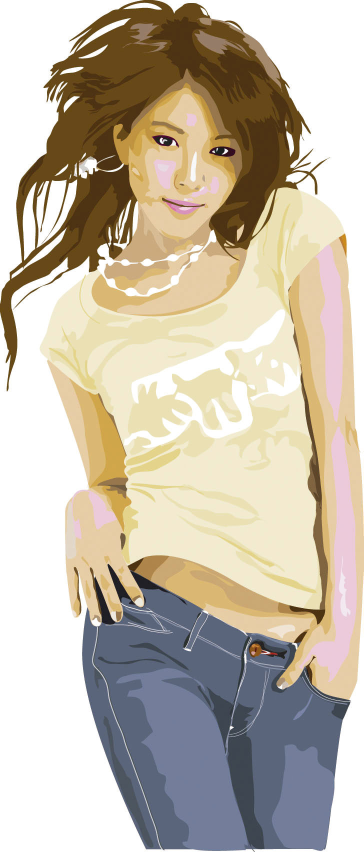
#> input picture image_resize/resize_in/BoA.jpg, 727 x 1704 px (shown at 1/2 size); its folder holds only this picture in this run
$ python image_resize_all.py
#> lines starting #> are read from the running program, lines starting #| are printed output that depends on the picture
### 小於 max 尺寸的也會放大

import os
import glob
from PIL import Image


max = 720                    # 設定長或寬最大的數值


def img_resize():
    imgs = glob.glob('./resize_in/*.jpg')
    for i in imgs:
        im = Image.open(i)
#> im is the input picture: PIL image 727x1704 RGB; mean R, G, B 197.4, 187.4, 170.7
        size = im.size               # width=size[0], height=size[1]
#> size = (727, 1704)
        # print(size)
        if size[0]>size[1]:          # 如果原始圖片 width 大於 height
            scale = size[1]/size[0]  # 設定 scale 為 height/width
            w = max                  # 設定調整後的寬度為最大的數值
            h = int(max*scale)       # 設定調整後的高度為 max 乘以 scale ( 使用 int 去除小數點 )
        else:                        # 如果原始圖片 width 小於等於 height
            scale = size[0]/size[1]  # 設定 scale 為 width/height
#> scale = 0.427
            w = int(max*scale)       # 設定調整後的寬度為 max 乘以 scale ( 使用 int 去除小數點 )
#> w = 307
            h = max                  # 設定調整後的高度為最大的數值
        name = i.split('/')[::-1][0]
        im2 = im.resize((w, h))      # 調整尺寸
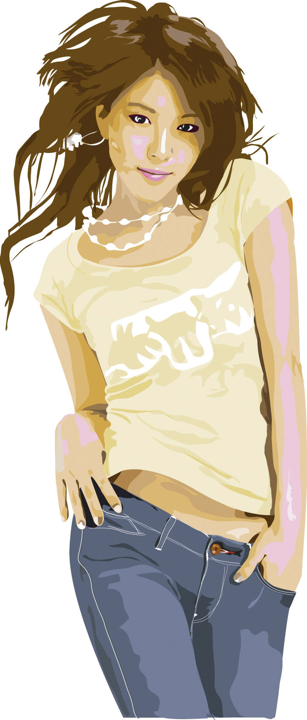
#> im2: PIL image 307x720 RGB; mean R, G, B 197.4, 187.3, 170.7
        im2.save(f'./resize_all_out/{name}')


class main():
    # 檢查資料夾是否存在
    folder_path = "./resize_all_out/"
    result = os.path.isdir(folder_path)
    # print(result)
    if result == False:
        # 建立資料夾
        os.mkdir("./resize_all_out/")
        img_resize()
    else:
        print("「resize_all_out」資料夾已經存在\n！！！終止執行！！！")


if __name__ == "__main__":
    main()
